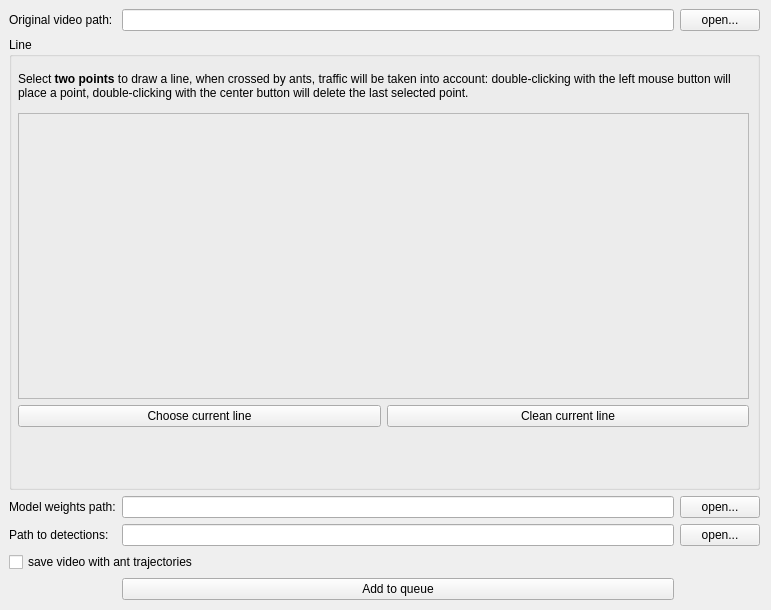
<?xml version="1.0" encoding="UTF-8"?>
<ui version="4.0">
 <class>Form</class>
 <widget class="QWidget" name="Form">
  <property name="geometry">
   <rect>
    <x>0</x>
    <y>0</y>
    <width>771</width>
    <height>610</height>
   </rect>
  </property>
  <property name="windowTitle">
   <string>Parameters for traffic intensity</string>
  </property>
  <widget class="QWidget" name="gridLayoutWidget">
   <property name="geometry">
    <rect>
     <x>9</x>
     <y>9</y>
     <width>751</width>
     <height>591</height>
    </rect>
   </property>
   <layout class="QGridLayout" name="gridLayout" rowstretch="0,1,0,0,0,0" columnstretch="0,1,0">
    <property name="sizeConstraint">
     <enum>QLayout::SetNoConstraint</enum>
    </property>
    <item row="3" column="1">
     <widget class="QLineEdit" name="lineEdit_2"/>
    </item>
    <item row="4" column="0" colspan="3">
     <widget class="QCheckBox" name="checkBox">
      <property name="text">
       <string>save video with ant trajectories</string>
      </property>
     </widget>
    </item>
    <item row="0" column="0">
     <widget class="QLabel" name="label">
      <property name="text">
       <string>Original video path:</string>
      </property>
     </widget>
    </item>
    <item row="5" column="0">
     <spacer name="horizontalSpacer">
      <property name="orientation">
       <enum>Qt::Horizontal</enum>
      </property>
      <property name="sizeType">
       <enum>QSizePolicy::Preferred</enum>
      </property>
      <property name="sizeHint" stdset="0">
       <size>
        <width>20</width>
        <height>20</height>
       </size>
      </property>
     </spacer>
    </item>
    <item row="1" column="0" colspan="3">
     <layout class="QGridLayout" name="gridLayout_2">
      <item row="0" column="0">
       <widget class="QGroupBox" name="groupBox">
        <property name="title">
         <string>Line</string>
        </property>
        <property name="flat">
         <bool>false</bool>
        </property>
        <widget class="QWidget" name="gridLayoutWidget_3">
         <property name="geometry">
          <rect>
           <x>9</x>
           <y>29</y>
           <width>731</width>
           <height>361</height>
          </rect>
         </property>
         <layout class="QGridLayout" name="gridLayout_3" rowstretch="1,7,1">
          <item row="2" column="0">
           <widget class="QPushButton" name="pushButton_2">
            <property name="text">
             <string>Choose current line</string>
            </property>
           </widget>
          </item>
          <item row="2" column="1">
           <widget class="QPushButton" name="pushButton_6">
            <property name="text">
             <string>Clean current line</string>
            </property>
           </widget>
          </item>
          <item row="1" column="0" colspan="2">
           <widget class="QFrame" name="frame">
            <property name="frameShape">
             <enum>QFrame::StyledPanel</enum>
            </property>
            <property name="frameShadow">
             <enum>QFrame::Raised</enum>
            </property>
           </widget>
          </item>
          <item row="0" column="0" colspan="2">
           <widget class="QLabel" name="label_4">
            <property name="text">
             <string>&lt;html&gt;&lt;head/&gt;&lt;body&gt;&lt;p&gt;Select &lt;span style=&quot; font-weight:600;&quot;&gt;two points &lt;/span&gt;to draw a line, when crossed by ants, traffic will be taken into account: double-clicking with the left mouse button will place a point, double-clicking with the center button will delete the last selected point.&lt;/p&gt;&lt;/body&gt;&lt;/html&gt;</string>
            </property>
            <property name="wordWrap">
             <bool>true</bool>
            </property>
           </widget>
          </item>
         </layout>
        </widget>
       </widget>
      </item>
     </layout>
    </item>
    <item row="2" column="2">
     <widget class="QPushButton" name="pushButton_3">
      <property name="text">
       <string>open...</string>
      </property>
     </widget>
    </item>
    <item row="3" column="0">
     <widget class="QLabel" name="label_3">
      <property name="text">
       <string>Path to detections:</string>
      </property>
      <property name="textInteractionFlags">
       <set>Qt::NoTextInteraction</set>
      </property>
     </widget>
    </item>
    <item row="5" column="1">
     <widget class="QPushButton" name="pushButton_5">
      <property name="text">
       <string>Add to queue</string>
      </property>
     </widget>
    </item>
    <item row="0" column="1">
     <widget class="QLineEdit" name="lineEdit_3"/>
    </item>
    <item row="0" column="2">
     <widget class="QPushButton" name="pushButton">
      <property name="text">
       <string>open...</string>
      </property>
     </widget>
    </item>
    <item row="5" column="2">
     <spacer name="horizontalSpacer_2">
      <property name="orientation">
       <enum>Qt::Horizontal</enum>
      </property>
      <property name="sizeType">
       <enum>QSizePolicy::Minimum</enum>
      </property>
      <property name="sizeHint" stdset="0">
       <size>
        <width>40</width>
        <height>20</height>
       </size>
      </property>
     </spacer>
    </item>
    <item row="3" column="2">
     <widget class="QPushButton" name="pushButton_4">
      <property name="text">
       <string>open...</string>
      </property>
     </widget>
    </item>
    <item row="2" column="1">
     <widget class="QLineEdit" name="lineEdit"/>
    </item>
    <item row="2" column="0">
     <widget class="QLabel" name="label_2">
      <property name="text">
       <string>Model weights path:</string>
      </property>
      <property name="textInteractionFlags">
       <set>Qt::NoTextInteraction</set>
      </property>
     </widget>
    </item>
   </layout>
  </widget>
 </widget>
 <resources/>
 <connections/>
</ui>
